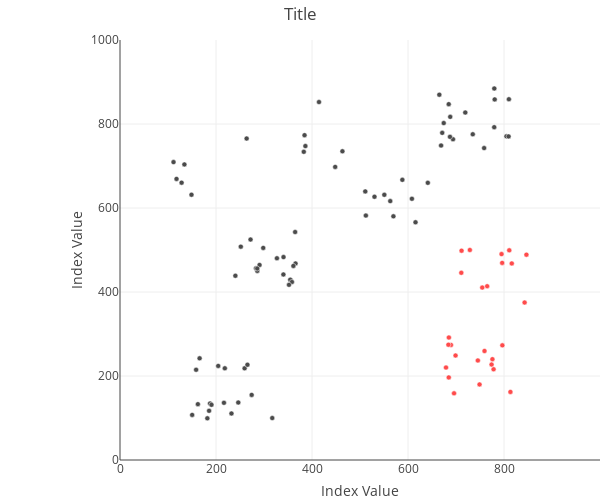

Notebook code cell kept with this figure:
### Code cell
data = [
            go.Scatter(
                x=pop.x,
                y=pop.y,
                text=pop.infected,
                mode='markers',
                opacity=0.7,
                marker={
                    'size': 5,
                    'color': pop.color,  # palette[i],
                    'line': {'width': 0.5, 'color': 'white'}
                },
                name='Boids')
     ]
layout = go.Layout(
            title='Title',
            xaxis={'title': 'Index Value', 'range': [0, 1000]},
            yaxis={'title': 'Index Value', 'range': [0, 1000]},
#             yaxis={'title': 'test'},
             height=500,
                width=600,
            margin={'l': 120, 'b': 40, 't': 40, 'r': 0},
            # legend={'x': 0, 'y': 1},
            hovermode='closest')
fig = dict(data=data, layout=layout)

# iplot(data)
iplot(fig)

### Figure 1 — Plotly figure (JSON) as saved in the notebook; plotly's stock layout.template omitted (floating-point values rounded to 4 significant figures)
{"data": [{"marker": {"color": ["black", "black", "black", "black", "black", "black", "black", "black", "black", "red", "black", "black", "black", "black", "red", "red", "black", "black", "black", "black", "black", "black", "black", "black", "black", "black", "black", "black", "black", "black", "black", "black", "black", "black", "black", "black", "black", "red", "red", "red", "red", "red", "black", "red", "black", "black", "black", "black", "black", "black", "red", "black", "red", "red", "black", "black", "black", "black", "red", "black", "black", "black", "black", "black", "black", "red", "black", "red", "black", "black", "red", "black", "black", "red", "red", "red", "black", "black", "black", "black", "black", "black", "black", "black", "red", "black", "black", "black", "black", "black", "red", "red", "red", "black", "black", "red", "black", "black", "red", "red"], "line": {"color": "white", "width": 0.5}, "size": 5}, "mode": "markers", "name": "Boids", "opacity": 0.7, "text": [0, 0, 0, 0, 0, 0, 0, 0, 0, 1, 0, 0, 0, 0, 1, 1, 0, 0, 0, 0, 0, 0, 0, 0, 0, 0, 0, 0, 0, 0, 0, 0, 0, 0, 0, 0, 0, 1, 1, 1, 1, 1, 0, 1, 0, 0, 0, 0, 0, 0, 1, 0, 1, 1, 0, 0, 0, 0, 1, 0, 0, 0, 0, 0, 0, 1, 0, 1, 0, 0, 1, 0, 0, 1, 1, 1, 0, 0, 0, 0, 0, 0, 0, 0, 1, 0, 0, 0, 0, 0, 1, 1, 1, 0, 0, 1, 0, 0, 1, 1], "type": "scatter", "uid": "ab7b099b-4f74-4ddb-8eff-13f9e33fcf82", "x": [148.9, 641.3, 693.7, 187.6, 384.5, 414.6, 263.8, 272.0, 246.4, 796.6, 448.3, 165.9, 364.9, 150.3, 689.5, 796.2, 511.0, 719.4, 687.4, 240.4, 204.6, 355.8, 274.3, 688.0, 286.0, 340.4, 158.6, 386.2, 340.7, 251.7, 365.7, 382.9, 569.6, 354.6, 259.6, 326.9, 232.2, 778.3, 695.9, 846.7, 774.1, 810.9, 265.5, 699.1, 216.6, 608.1, 758.6, 665.3, 779.8, 190.6, 759.4, 684.9, 775.9, 711.6, 615.6, 358.2, 463.4, 780.6, 794.9, 674.4, 182.0, 550.7, 283.4, 668.9, 805.2, 684.2, 779.6, 685.2, 671.3, 352.1, 813.4, 735.0, 111.5, 816.2, 679.2, 711.0, 162.3, 134.2, 128.3, 317.2, 530.2, 185.6, 298.4, 290.7, 842.9, 810.2, 117.8, 809.6, 512.2, 285.9, 728.9, 749.1, 764.9, 361.3, 218.4, 754.7, 563.0, 588.2, 685.0, 745.6], "y": [631.5, 660.0, 763.7, 134.6, 773.4, 852.3, 765.3, 524.8, 136.8, 273.0, 697.9, 242.2, 542.9, 107.4, 273.9, 469.3, 639.5, 827.3, 769.4, 438.6, 224.0, 428.2, 155.0, 817.0, 450.2, 441.7, 214.8, 747.5, 483.1, 508.0, 468.0, 733.8, 580.2, 429.4, 218.3, 480.4, 110.7, 216.1, 158.7, 488.8, 227.2, 499.2, 226.8, 248.7, 136.2, 622.0, 742.7, 869.7, 884.4, 131.4, 259.6, 847.3, 240.1, 498.3, 566.1, 423.8, 735.1, 858.6, 490.2, 802.3, 99.24, 631.4, 456.6, 748.7, 770.7, 274.5, 792.4, 291.5, 778.9, 417.0, 162.1, 775.5, 709.3, 468.0, 220.1, 445.7, 133.0, 703.8, 660.2, 99.91, 626.7, 117.1, 505.0, 464.4, 374.9, 859.0, 669.3, 770.5, 581.9, 455.9, 500.0, 179.9, 413.8, 462.1, 218.4, 410.4, 616.4, 667.1, 196.6, 237.0]}], "layout": {"height": 500, "hovermode": "closest", "margin": {"b": 40, "l": 120, "r": 0, "t": 40}, "title": {"text": "Title"}, "width": 600, "xaxis": {"range": [0, 1000], "title": {"text": "Index Value"}}, "yaxis": {"range": [0, 1000], "title": {"text": "Index Value"}}}}
